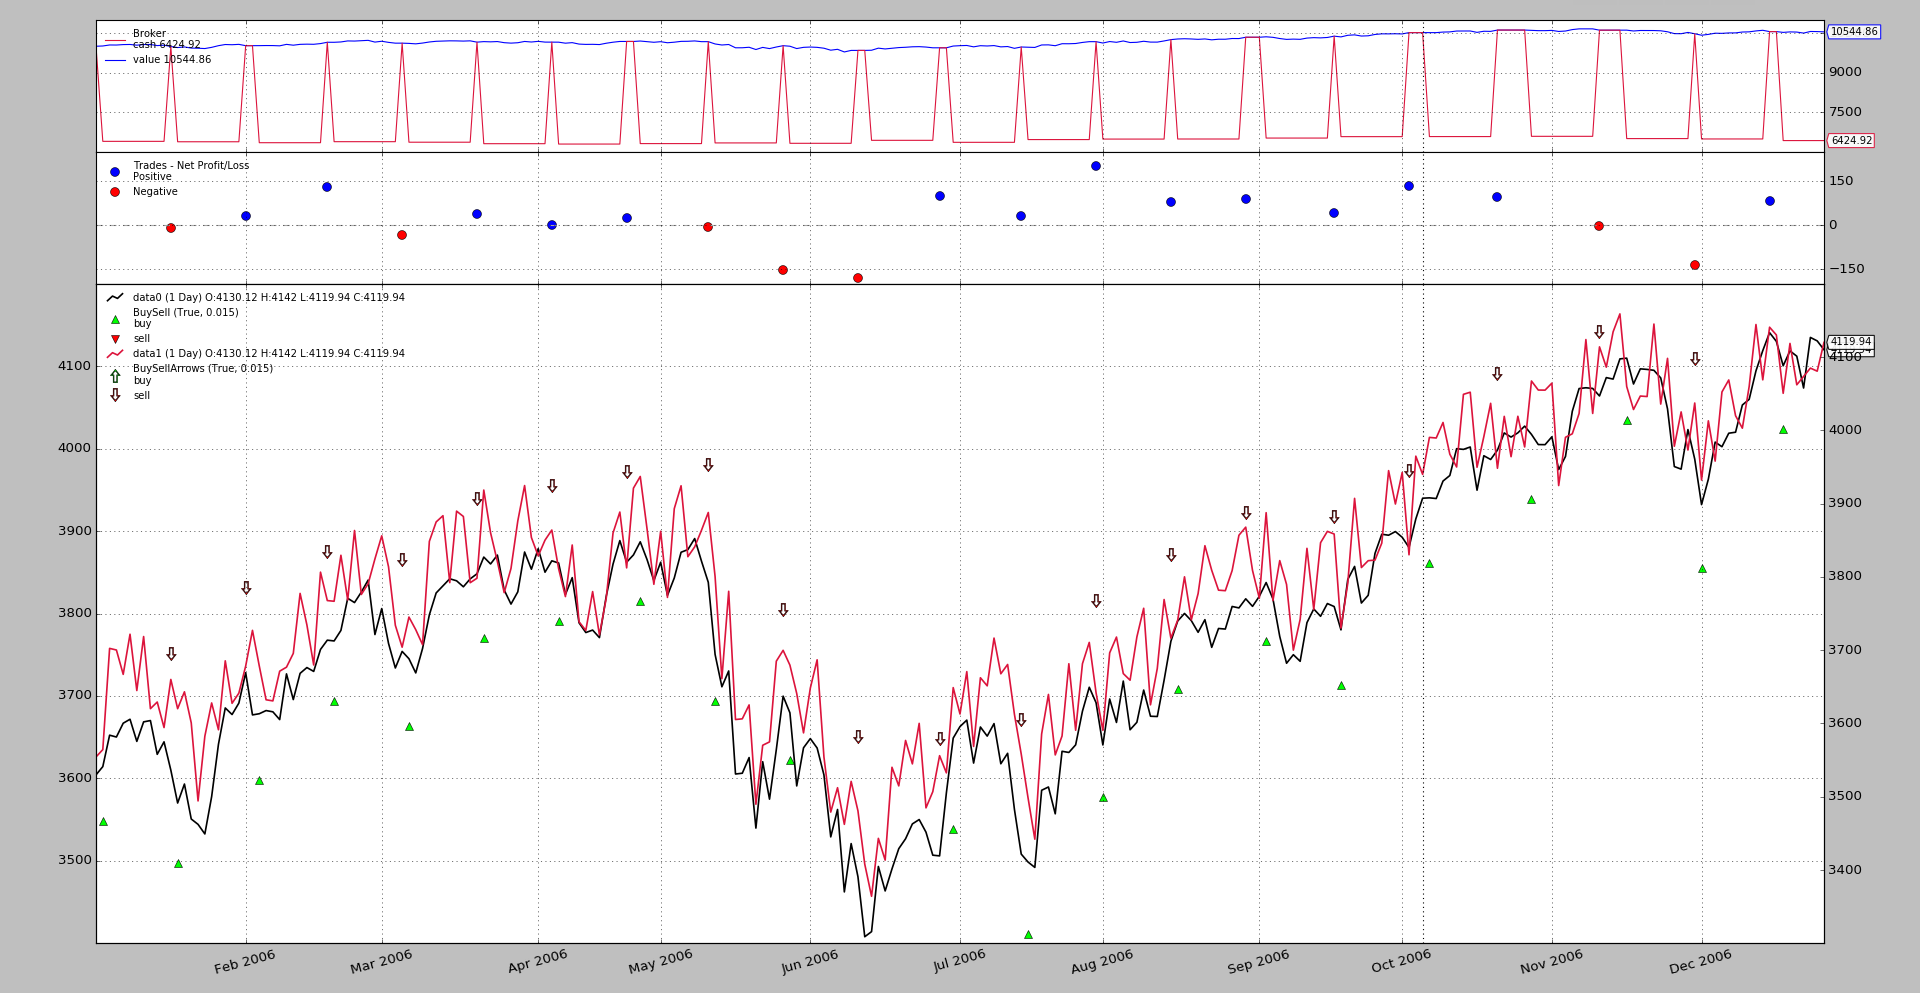

Write Python code to recreate this figure.
#!/usr/bin/env python
# -*- coding: utf-8; py-indent-offset:4 -*-
###############################################################################
#
# Copyright (C) 2017 Daniel Rodriguez
#
# This program is free software: you can redistribute it and/or modify
# it under the terms of the GNU General Public License as published by
# the Free Software Foundation, either version 3 of the License, or
# (at your option) any later version.
#
# This program is distributed in the hope that it will be useful,
# but WITHOUT ANY WARRANTY; without even the implied warranty of
# MERCHANTABILITY or FITNESS FOR A PARTICULAR PURPOSE.  See the
# GNU General Public License for more details.
#
# You should have received a copy of the GNU General Public License
# along with this program.  If not, see <http://www.gnu.org/licenses/>.
#
###############################################################################
from __future__ import (absolute_import, division, print_function,
                        unicode_literals)

import argparse
import random
import backtrader as bt


# The filter which changes the close price
def close_changer(data, *args, **kwargs):
    data.close[0] += 50.0 * random.randint(-1, 1)
    return False  # length of stream is unchanged


# override the standard markers
class BuySellArrows(bt.observers.BuySell):
    plotlines = dict(buy=dict(marker='$\u21E7$', markersize=12.0),
                     sell=dict(marker='$\u21E9$', markersize=12.0))


class St(bt.Strategy):
    def __init__(self):
        bt.obs.BuySell(self.data0, barplot=True)  # done here for
        BuySellArrows(self.data1, barplot=True)  # different markers per data

    def next(self):
        if not self.position:
            if random.randint(0, 1):
                self.buy(data=self.data0)
                self.entered = len(self)

        else:  # in the market
            if (len(self) - self.entered) >= 10:
                self.sell(data=self.data1)


def runstrat(args=None):
    args = parse_args(args)
    cerebro = bt.Cerebro()

    dataname = '../../datas/2006-day-001.txt'  # data feed

    data0 = bt.feeds.BacktraderCSVData(dataname=dataname, name='data0')
    cerebro.adddata(data0)

    data1 = bt.feeds.BacktraderCSVData(dataname=dataname, name='data1')
    data1.addfilter(close_changer)
    if not args.no_comp:
        data1.compensate(data0)
    data1.plotinfo.plotmaster = data0
    cerebro.adddata(data1)

    cerebro.addstrategy(St)  # sample strategy

    cerebro.addobserver(bt.obs.Broker)  # removed below with stdstats=False
    cerebro.addobserver(bt.obs.Trades)  # removed below with stdstats=False

    cerebro.broker.set_coc(True)
    cerebro.run(stdstats=False)  # execute
    cerebro.plot(volume=False)  # and plot


def parse_args(pargs=None):
    parser = argparse.ArgumentParser(
        formatter_class=argparse.ArgumentDefaultsHelpFormatter,
        description=('Compensation example'))

    parser.add_argument('--no-comp', required=False, action='store_true')
    return parser.parse_args(pargs)


if __name__ == '__main__':
    runstrat()
